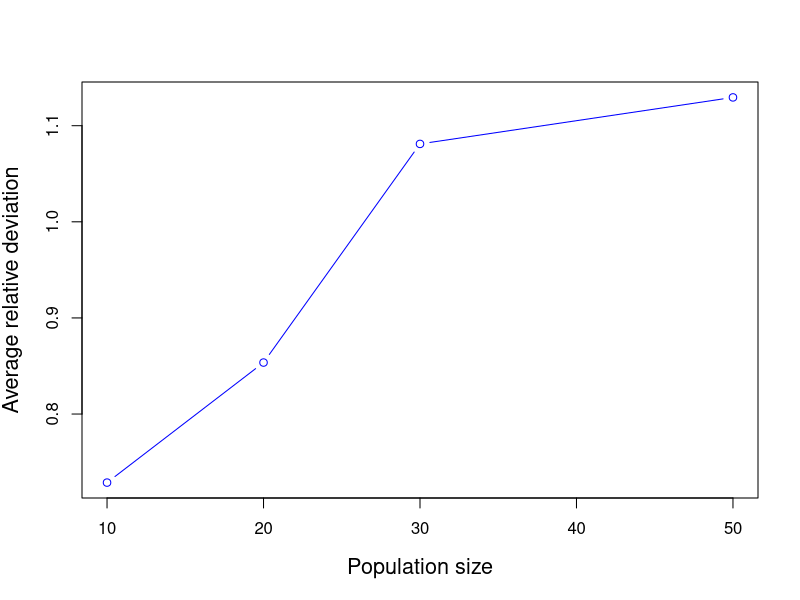
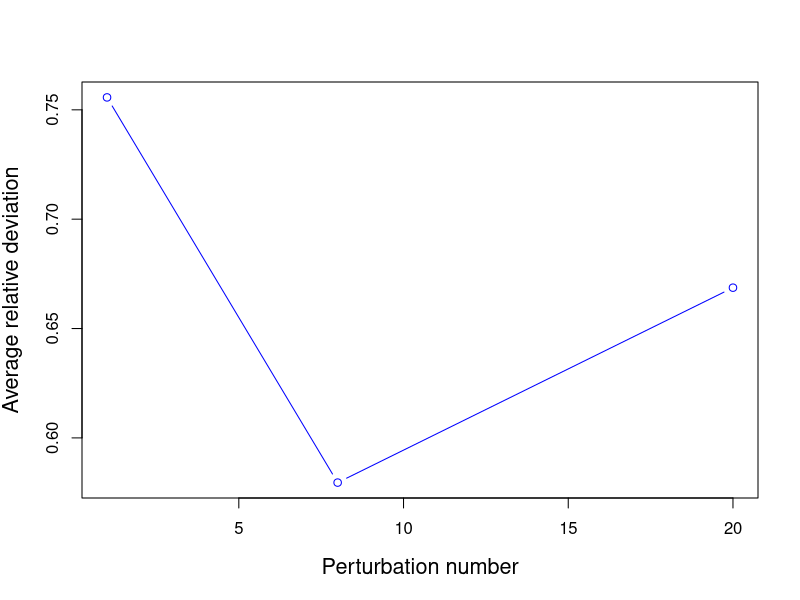

These charts were generated, in order, by the following R code:
data10 <- read.csv("raw_results/results_meme_pop10.csv")
data20 <- read.csv("raw_results/results_meme_pop20.csv")
data30 <- read.csv("raw_results/results_meme_short.csv")
data50 <- read.csv("raw_results/results_meme_pop50.csv")

# Start the PNG device.
png(filename = "figures/pop_plot_meme.png", width = 800, height = 800)

# Calculate the average of the feature relative_deviation for each dataset
avg10 <- mean(data10$relative_deviation)
avg20 <- mean(data20$relative_deviation)
avg30 <- mean(data30$relative_deviation)
avg50 <- mean(data50$relative_deviation)

# Create a bar plot of the average relative_deviation
plot(c(10, 20, 30, 50),c(avg10, avg20, avg30, avg50), type = "b", col = "blue",
    xlab = "Population size",
    ylab = "Average relative deviation",
    cex.lab=1.3,
    main = "")

invisible(dev.off()) #close png

data1 <- read.csv("raw_results/results_ils_pert1.csv")
data8 <- read.csv("raw_results/results_ils_short.csv")
data20 <- read.csv("raw_results/results_ils_pert20.csv")

png(filename = "figures/pert_plot_ils.png", width = 800, height = 800)

avg1 <- mean(data1$relative_deviation)
avg8 <- mean(data8$relative_deviation)
avg20 <- mean(data20$relative_deviation)

plot(c(1, 8, 20),c(avg1, avg8, avg20), type = "b", col = "blue",
    xlab = "Perturbation number",
    ylab = "Average relative deviation",
    cex.lab=1.3,
    main = "")

invisible(dev.off()) #close png